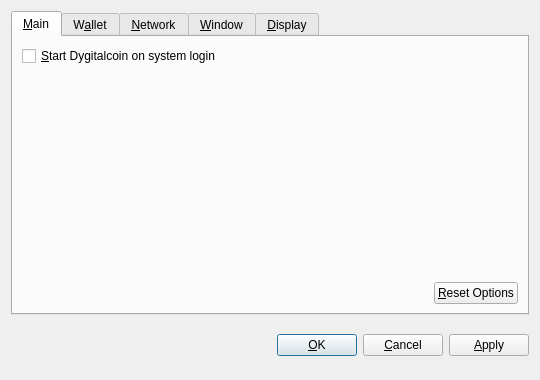
<?xml version="1.0" encoding="UTF-8"?>
<ui version="4.0">
 <class>OptionsDialog</class>
 <widget class="QDialog" name="OptionsDialog">
  <property name="geometry">
   <rect>
    <x>0</x>
    <y>0</y>
    <width>540</width>
    <height>380</height>
   </rect>
  </property>
  <property name="windowTitle">
   <string>Options</string>
  </property>
  <property name="modal">
   <bool>true</bool>
  </property>
  <layout class="QVBoxLayout" name="verticalLayout">
   <item>
    <widget class="QTabWidget" name="tabWidget">
     <property name="tabPosition">
      <enum>QTabWidget::North</enum>
     </property>
     <property name="currentIndex">
      <number>0</number>
     </property>
     <widget class="QWidget" name="tabMain">
      <attribute name="title">
       <string>&amp;Main</string>
      </attribute>
      <layout class="QVBoxLayout" name="verticalLayout_Main">
       <item>
        <widget class="QCheckBox" name="bitcoinAtStartup">
         <property name="toolTip">
          <string>Automatically start Dygitalcoin after logging in to the system.</string>
         </property>
         <property name="text">
          <string>&amp;Start Dygitalcoin on system login</string>
         </property>
        </widget>
       </item>
       <item>
        <spacer name="verticalSpacer_Main">
         <property name="orientation">
          <enum>Qt::Vertical</enum>
         </property>
         <property name="sizeHint" stdset="0">
          <size>
           <width>20</width>
           <height>40</height>
          </size>
         </property>
        </spacer>
       </item>
       <item>
        <layout class="QHBoxLayout" name="horizontalLayout_2_Main">
         <item>
          <spacer name="horizontalSpacer_2_Main">
           <property name="orientation">
            <enum>Qt::Horizontal</enum>
           </property>
           <property name="sizeHint" stdset="0">
            <size>
             <width>40</width>
             <height>20</height>
            </size>
           </property>
          </spacer>
         </item>
         <item>
          <widget class="QPushButton" name="resetButton">
           <property name="toolTip">
            <string>Reset all client options to default.</string>
           </property>
           <property name="text">
            <string>&amp;Reset Options</string>
           </property>
           <property name="autoDefault">
            <bool>false</bool>
           </property>
          </widget>
         </item>
        </layout>
       </item>
      </layout>
     </widget>
     <widget class="QWidget" name="tabWallet">
      <attribute name="title">
       <string>W&amp;allet</string>
      </attribute>
      <layout class="QVBoxLayout" name="verticalLayout_Network">
       <item>
        <widget class="QLabel" name="transactionFeeInfoLabel">
         <property name="text">
          <string>Optional transaction fee per kB that helps make sure your transactions are processed quickly. Most transactions are 1 kB.</string>
         </property>
         <property name="textFormat">
          <enum>Qt::PlainText</enum>
         </property>
         <property name="wordWrap">
          <bool>true</bool>
         </property>
        </widget>
       </item>
       <item>
        <layout class="QHBoxLayout" name="horizontalLayout_1_Main">
         <item>
          <widget class="QLabel" name="transactionFeeLabel">
           <property name="text">
            <string>Pay transaction &amp;fee</string>
           </property>
           <property name="textFormat">
            <enum>Qt::PlainText</enum>
           </property>
           <property name="buddy">
            <cstring>transactionFee</cstring>
           </property>
          </widget>
         </item>
         <item>
          <widget class="BitcoinAmountField" name="transactionFee"/>
         </item>
         <item>
          <spacer name="horizontalSpacer_1_Main">
           <property name="orientation">
            <enum>Qt::Horizontal</enum>
           </property>
           <property name="sizeHint" stdset="0">
            <size>
             <width>40</width>
             <height>20</height>
            </size>
           </property>
          </spacer>
         </item>
        </layout>
       </item>
       <item>
        <widget class="QLabel" name="label">
         <property name="text">
          <string>If you disable the spending of unconfirmed change, the change from a transaction cannot be used until that transaction has at least one confirmation. This also affects how your balance is computed.</string>
         </property>
         <property name="wordWrap">
          <bool>true</bool>
         </property>
        </widget>
       </item>
       <item>
        <widget class="QCheckBox" name="spendZeroConfChange">
         <property name="text">
          <string>Spend unconfirmed change  (experts only)</string>
         </property>
        </widget>
       </item>
       <item>
        <spacer name="verticalSpacer">
         <property name="orientation">
          <enum>Qt::Vertical</enum>
         </property>
         <property name="sizeHint" stdset="0">
          <size>
           <width>20</width>
           <height>40</height>
          </size>
         </property>
        </spacer>
       </item>
      </layout>
     </widget>
     <widget class="QWidget" name="tabNetwork">
      <attribute name="title">
       <string>&amp;Network</string>
      </attribute>
      <layout class="QVBoxLayout" name="verticalLayout_Network">
       <item>
        <widget class="QCheckBox" name="mapPortUpnp">
         <property name="toolTip">
          <string>Automatically open the Dygitalcoin client port on the router. This only works when your router supports UPnP and it is enabled.</string>
         </property>
         <property name="text">
          <string>Map port using &amp;UPnP</string>
         </property>
        </widget>
       </item>
       <item>
        <widget class="QCheckBox" name="connectSocks">
         <property name="toolTip">
          <string>Connect to the Dygitalcoin network through a SOCKS proxy (e.g. when connecting through Tor).</string>
         </property>
         <property name="text">
          <string>&amp;Connect through SOCKS proxy:</string>
         </property>
        </widget>
       </item>
       <item>
        <layout class="QHBoxLayout" name="horizontalLayout_Network">
         <item>
          <widget class="QLabel" name="proxyIpLabel">
           <property name="text">
            <string>Proxy &amp;IP:</string>
           </property>
           <property name="textFormat">
            <enum>Qt::PlainText</enum>
           </property>
           <property name="buddy">
            <cstring>proxyIp</cstring>
           </property>
          </widget>
         </item>
         <item>
          <widget class="QValidatedLineEdit" name="proxyIp">
           <property name="maximumSize">
            <size>
             <width>140</width>
             <height>16777215</height>
            </size>
           </property>
           <property name="toolTip">
            <string>IP address of the proxy (e.g. 127.0.0.1)</string>
           </property>
          </widget>
         </item>
         <item>
          <widget class="QLabel" name="proxyPortLabel">
           <property name="text">
            <string>&amp;Port:</string>
           </property>
           <property name="textFormat">
            <enum>Qt::PlainText</enum>
           </property>
           <property name="buddy">
            <cstring>proxyPort</cstring>
           </property>
          </widget>
         </item>
         <item>
          <widget class="QLineEdit" name="proxyPort">
           <property name="maximumSize">
            <size>
             <width>55</width>
             <height>16777215</height>
            </size>
           </property>
           <property name="toolTip">
            <string>Port of the proxy (e.g. 9050)</string>
           </property>
          </widget>
         </item>
         <item>
          <widget class="QLabel" name="socksVersionLabel">
           <property name="text">
            <string>SOCKS &amp;Version:</string>
           </property>
           <property name="textFormat">
            <enum>Qt::PlainText</enum>
           </property>
           <property name="buddy">
            <cstring>socksVersion</cstring>
           </property>
          </widget>
         </item>
         <item>
          <widget class="QValueComboBox" name="socksVersion">
           <property name="toolTip">
            <string>SOCKS version of the proxy (e.g. 5)</string>
           </property>
          </widget>
         </item>
         <item>
          <spacer name="horizontalSpacer_Network">
           <property name="orientation">
            <enum>Qt::Horizontal</enum>
           </property>
           <property name="sizeHint" stdset="0">
            <size>
             <width>40</width>
             <height>20</height>
            </size>
           </property>
          </spacer>
         </item>
        </layout>
       </item>
       <item>
        <spacer name="verticalSpacer_Network">
         <property name="orientation">
          <enum>Qt::Vertical</enum>
         </property>
         <property name="sizeHint" stdset="0">
          <size>
           <width>20</width>
           <height>40</height>
          </size>
         </property>
        </spacer>
       </item>
      </layout>
     </widget>
     <widget class="QWidget" name="tabWindow">
      <attribute name="title">
       <string>&amp;Window</string>
      </attribute>
      <layout class="QVBoxLayout" name="verticalLayout_Window">
       <item>
        <widget class="QCheckBox" name="minimizeToTray">
         <property name="toolTip">
          <string>Show only a tray icon after minimizing the window.</string>
         </property>
         <property name="text">
          <string>&amp;Minimize to the tray instead of the taskbar</string>
         </property>
        </widget>
       </item>
       <item>
        <widget class="QCheckBox" name="minimizeOnClose">
         <property name="toolTip">
          <string>Minimize instead of exit the application when the window is closed. When this option is enabled, the application will be closed only after selecting Quit in the menu.</string>
         </property>
         <property name="text">
          <string>M&amp;inimize on close</string>
         </property>
        </widget>
       </item>
       <item>
        <spacer name="verticalSpacer_Window">
         <property name="orientation">
          <enum>Qt::Vertical</enum>
         </property>
         <property name="sizeHint" stdset="0">
          <size>
           <width>20</width>
           <height>40</height>
          </size>
         </property>
        </spacer>
       </item>
      </layout>
     </widget>
     <widget class="QWidget" name="tabDisplay">
      <attribute name="title">
       <string>&amp;Display</string>
      </attribute>
      <layout class="QVBoxLayout" name="verticalLayout_Display">
       <item>
        <layout class="QHBoxLayout" name="horizontalLayout_1_Display">
         <item>
          <widget class="QLabel" name="langLabel">
           <property name="text">
            <string>User Interface &amp;language:</string>
           </property>
           <property name="textFormat">
            <enum>Qt::PlainText</enum>
           </property>
           <property name="buddy">
            <cstring>lang</cstring>
           </property>
          </widget>
         </item>
         <item>
          <widget class="QValueComboBox" name="lang">
           <property name="toolTip">
            <string>The user interface language can be set here. This setting will take effect after restarting Dygitalcoin.</string>
           </property>
          </widget>
         </item>
        </layout>
       </item>
       <item>
        <layout class="QHBoxLayout" name="horizontalLayout_2_Display">
         <item>
          <widget class="QLabel" name="unitLabel">
           <property name="text">
            <string>&amp;Unit to show amounts in:</string>
           </property>
           <property name="textFormat">
            <enum>Qt::PlainText</enum>
           </property>
           <property name="buddy">
            <cstring>unit</cstring>
           </property>
          </widget>
         </item>
         <item>
          <widget class="QValueComboBox" name="unit">
           <property name="toolTip">
            <string>Choose the default subdivision unit to show in the interface and when sending coins.</string>
           </property>
          </widget>
         </item>
        </layout>
       </item>
       <item>
        <widget class="QCheckBox" name="displayAddresses">
         <property name="toolTip">
          <string>Whether to show Dygitalcoin addresses in the transaction list or not.</string>
         </property>
         <property name="text">
          <string>&amp;Display addresses in transaction list</string>
         </property>
        </widget>
       </item>
       <item>
        <widget class="QCheckBox" name="coinControlFeatures">
         <property name="toolTip">
          <string>Whether to show coin control features or not.</string>
         </property>
         <property name="text">
          <string>Display coin &amp;control features (experts only!)</string>
         </property>
        </widget>
       </item>
       <item>
        <spacer name="verticalSpacer_Display">
         <property name="orientation">
          <enum>Qt::Vertical</enum>
         </property>
         <property name="sizeHint" stdset="0">
          <size>
           <width>20</width>
           <height>40</height>
          </size>
         </property>
        </spacer>
       </item>
      </layout>
     </widget>
    </widget>
   </item>
   <item>
    <layout class="QHBoxLayout" name="horizontalLayout_Buttons">
     <item>
      <spacer name="horizontalSpacer_1">
       <property name="orientation">
        <enum>Qt::Horizontal</enum>
       </property>
       <property name="sizeHint" stdset="0">
        <size>
         <width>40</width>
         <height>48</height>
        </size>
       </property>
      </spacer>
     </item>
     <item>
      <widget class="QLabel" name="statusLabel">
       <property name="font">
        <font>
         <weight>75</weight>
         <bold>true</bold>
        </font>
       </property>
       <property name="text">
        <string/>
       </property>
       <property name="textFormat">
        <enum>Qt::PlainText</enum>
       </property>
       <property name="wordWrap">
        <bool>true</bool>
       </property>
      </widget>
     </item>
     <item>
      <spacer name="horizontalSpacer_2">
       <property name="orientation">
        <enum>Qt::Horizontal</enum>
       </property>
       <property name="sizeHint" stdset="0">
        <size>
         <width>40</width>
         <height>48</height>
        </size>
       </property>
      </spacer>
     </item>
     <item>
      <widget class="QPushButton" name="okButton">
       <property name="text">
        <string>&amp;OK</string>
       </property>
      </widget>
     </item>
     <item>
      <widget class="QPushButton" name="cancelButton">
       <property name="text">
        <string>&amp;Cancel</string>
       </property>
       <property name="autoDefault">
        <bool>false</bool>
       </property>
      </widget>
     </item>
     <item>
      <widget class="QPushButton" name="applyButton">
       <property name="text">
        <string>&amp;Apply</string>
       </property>
       <property name="autoDefault">
        <bool>false</bool>
       </property>
      </widget>
     </item>
    </layout>
   </item>
  </layout>
 </widget>
 <customwidgets>
  <customwidget>
   <class>BitcoinAmountField</class>
   <extends>QSpinBox</extends>
   <header>bitcoinamountfield.h</header>
  </customwidget>
  <customwidget>
   <class>QValueComboBox</class>
   <extends>QComboBox</extends>
   <header>qvaluecombobox.h</header>
  </customwidget>
  <customwidget>
   <class>QValidatedLineEdit</class>
   <extends>QLineEdit</extends>
   <header>qvalidatedlineedit.h</header>
  </customwidget>
 </customwidgets>
 <resources/>
 <connections/>
</ui>
